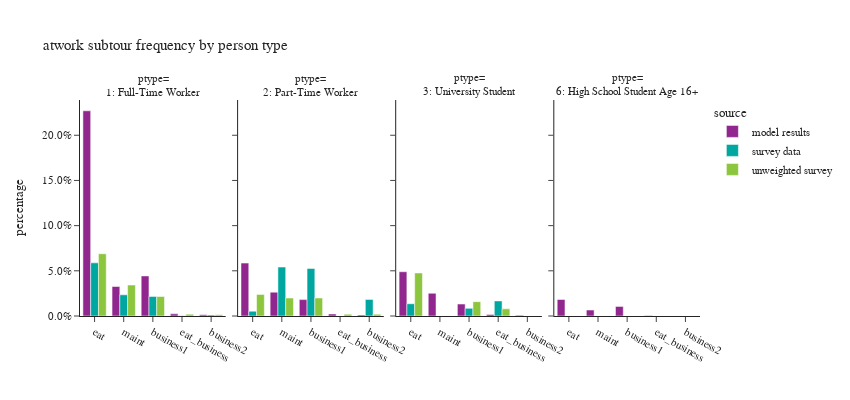

The code cell stored with this chart in its notebook:
### Code cell
plot_atwork_subtour(work_tour,'ptype_label',"person type","ptype")

### Figure 1 — Plotly figure (JSON) as saved in the notebook; plotly's stock layout.template omitted (floating-point values rounded to 4 significant figures)
{"data": [{"alignmentgroup": "True", "hovertemplate": "source=model results<br>ptype_label=1: Full-Time Worker<br>atwork_subtour_frequency=%{x}<br>percentage=%{y}<extra></extra>", "legendgroup": "model results", "marker": {"color": "#91268F", "pattern": {"shape": ""}}, "name": "model results", "offsetgroup": "model results", "orientation": "v", "showlegend": true, "textposition": "auto", "type": "bar", "x": ["business1", "business2", "eat", "eat_business", "maint"], "xaxis": "x", "y": [0.04434, 0.001292, 0.2271, 0.002383, 0.03264], "yaxis": "y"}, {"alignmentgroup": "True", "hovertemplate": "source=model results<br>ptype_label=2: Part-Time Worker<br>atwork_subtour_frequency=%{x}<br>percentage=%{y}<extra></extra>", "legendgroup": "model results", "marker": {"color": "#91268F", "pattern": {"shape": ""}}, "name": "model results", "offsetgroup": "model results", "orientation": "v", "showlegend": false, "textposition": "auto", "type": "bar", "x": ["business1", "business2", "eat", "eat_business", "maint"], "xaxis": "x2", "y": [0.01813, 0.001105, 0.05854, 0.002249, 0.02638], "yaxis": "y2"}, {"alignmentgroup": "True", "hovertemplate": "source=model results<br>ptype_label=3: University Student<br>atwork_subtour_frequency=%{x}<br>percentage=%{y}<extra></extra>", "legendgroup": "model results", "marker": {"color": "#91268F", "pattern": {"shape": ""}}, "name": "model results", "offsetgroup": "model results", "orientation": "v", "showlegend": false, "textposition": "auto", "type": "bar", "x": ["business1", "business2", "eat", "eat_business", "maint"], "xaxis": "x3", "y": [0.01321, 0.000846, 0.04897, 0.001627, 0.02515], "yaxis": "y3"}, {"alignmentgroup": "True", "hovertemplate": "source=model results<br>ptype_label=6: High School Student Age 16+<br>atwork_subtour_frequency=%{x}<br>percentage=%{y}<extra></extra>", "legendgroup": "model results", "marker": {"color": "#91268F", "pattern": {"shape": ""}}, "name": "model results", "offsetgroup": "model results", "orientation": "v", "showlegend": false, "textposition": "auto", "type": "bar", "x": ["business1", "eat", "eat_business", "maint"], "xaxis": "x4", "y": [0.01064, 0.01825, 0.0005068, 0.006589], "yaxis": "y4"}, {"alignmentgroup": "True", "hovertemplate": "source=survey data<br>ptype_label=1: Full-Time Worker<br>atwork_subtour_frequency=%{x}<br>percentage=%{y}<extra></extra>", "legendgroup": "survey data", "marker": {"color": "#00A7A0", "pattern": {"shape": ""}}, "name": "survey data", "offsetgroup": "survey data", "orientation": "v", "showlegend": true, "textposition": "auto", "type": "bar", "x": ["business1", "business2", "eat", "eat_business", "maint"], "xaxis": "x", "y": [0.02171, 0.001175, 0.05883, 0.0004019, 0.02346], "yaxis": "y"}, {"alignmentgroup": "True", "hovertemplate": "source=survey data<br>ptype_label=2: Part-Time Worker<br>atwork_subtour_frequency=%{x}<br>percentage=%{y}<extra></extra>", "legendgroup": "survey data", "marker": {"color": "#00A7A0", "pattern": {"shape": ""}}, "name": "survey data", "offsetgroup": "survey data", "orientation": "v", "showlegend": false, "textposition": "auto", "type": "bar", "x": ["business1", "business2", "eat", "eat_business", "maint"], "xaxis": "x2", "y": [0.05259, 0.01836, 0.0053, 9.902e-05, 0.05412], "yaxis": "y2"}, {"alignmentgroup": "True", "hovertemplate": "source=survey data<br>ptype_label=3: University Student<br>atwork_subtour_frequency=%{x}<br>percentage=%{y}<extra></extra>", "legendgroup": "survey data", "marker": {"color": "#00A7A0", "pattern": {"shape": ""}}, "name": "survey data", "offsetgroup": "survey data", "orientation": "v", "showlegend": false, "textposition": "auto", "type": "bar", "x": ["business1", "eat", "eat_business"], "xaxis": "x3", "y": [0.008482, 0.01357, 0.01668], "yaxis": "y3"}, {"alignmentgroup": "True", "hovertemplate": "source=unweighted survey<br>ptype_label=1: Full-Time Worker<br>atwork_subtour_frequency=%{x}<br>percentage=%{y}<extra></extra>", "legendgroup": "unweighted survey", "marker": {"color": "#8CC63E", "pattern": {"shape": ""}}, "name": "unweighted survey", "offsetgroup": "unweighted survey", "orientation": "v", "showlegend": true, "textposition": "auto", "type": "bar", "x": ["business1", "business2", "eat", "eat_business", "maint"], "xaxis": "x", "y": [0.02158, 0.001478, 0.06889, 0.00207, 0.0343], "yaxis": "y"}, {"alignmentgroup": "True", "hovertemplate": "source=unweighted survey<br>ptype_label=2: Part-Time Worker<br>atwork_subtour_frequency=%{x}<br>percentage=%{y}<extra></extra>", "legendgroup": "unweighted survey", "marker": {"color": "#8CC63E", "pattern": {"shape": ""}}, "name": "unweighted survey", "offsetgroup": "unweighted survey", "orientation": "v", "showlegend": false, "textposition": "auto", "type": "bar", "x": ["business1", "business2", "eat", "eat_business", "maint"], "xaxis": "x2", "y": [0.01992, 0.001992, 0.0239, 0.001992, 0.01992], "yaxis": "y2"}, {"alignmentgroup": "True", "hovertemplate": "source=unweighted survey<br>ptype_label=3: University Student<br>atwork_subtour_frequency=%{x}<br>percentage=%{y}<extra></extra>", "legendgroup": "unweighted survey", "marker": {"color": "#8CC63E", "pattern": {"shape": ""}}, "name": "unweighted survey", "offsetgroup": "unweighted survey", "orientation": "v", "showlegend": false, "textposition": "auto", "type": "bar", "x": ["business1", "eat", "eat_business"], "xaxis": "x3", "y": [0.01587, 0.04762, 0.007937], "yaxis": "y3"}], "layout": {"annotations": [{"font": {}, "showarrow": false, "text": "ptype=<br>1: Full-Time Worker", "x": 0.1175, "xanchor": "center", "xref": "paper", "y": 1.0, "yanchor": "bottom", "yref": "paper"}, {"font": {}, "showarrow": false, "text": "ptype=<br>2: Part-Time Worker", "x": 0.3725, "xanchor": "center", "xref": "paper", "y": 1.0, "yanchor": "bottom", "yref": "paper"}, {"font": {}, "showarrow": false, "text": "ptype=<br>3: University Student", "x": 0.6275, "xanchor": "center", "xref": "paper", "y": 1.0, "yanchor": "bottom", "yref": "paper"}, {"font": {}, "showarrow": false, "text": "ptype=<br>6: High School Student Age 16+", "x": 0.8825, "xanchor": "center", "xref": "paper", "y": 1.0, "yanchor": "bottom", "yref": "paper"}], "barmode": "group", "height": 400, "legend": {"title": {"text": "source"}, "tracegroupgap": 0}, "title": {"text": "atwork subtour frequency by person type"}, "width": 850, "xaxis": {"anchor": "y", "categoryarray": ["eat", "maint", "business1", "eat_business", "business2"], "categoryorder": "array", "domain": [0.0, 0.235], "title": {"text": ""}}, "xaxis2": {"anchor": "y2", "categoryarray": ["eat", "maint", "business1", "eat_business", "business2"], "categoryorder": "array", "domain": [0.255, 0.49], "matches": "x", "title": {"text": ""}}, "xaxis3": {"anchor": "y3", "categoryarray": ["eat", "maint", "business1", "eat_business", "business2"], "categoryorder": "array", "domain": [0.51, 0.745], "matches": "x", "title": {"text": ""}}, "xaxis4": {"anchor": "y4", "categoryarray": ["eat", "maint", "business1", "eat_business", "business2"], "categoryorder": "array", "domain": [0.765, 1.0], "matches": "x", "title": {"text": ""}}, "yaxis": {"anchor": "x", "domain": [0.0, 1.0], "tickformat": ".1%", "title": {"text": "percentage"}}, "yaxis2": {"anchor": "x2", "domain": [0.0, 1.0], "matches": "y", "showticklabels": false}, "yaxis3": {"anchor": "x3", "domain": [0.0, 1.0], "matches": "y", "showticklabels": false}, "yaxis4": {"anchor": "x4", "domain": [0.0, 1.0], "matches": "y", "showticklabels": false}}}
